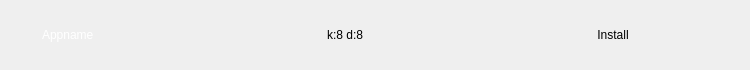
<?xml version="1.0" encoding="UTF-8"?>
<ui version="4.0">
 <class>Form</class>
 <widget class="QWidget" name="Form">
  <property name="geometry">
   <rect>
    <x>0</x>
    <y>0</y>
    <width>750</width>
    <height>70</height>
   </rect>
  </property>
  <property name="windowTitle">
   <string>Form</string>
  </property>
  <layout class="QVBoxLayout" name="verticalLayout">
   <property name="spacing">
    <number>0</number>
   </property>
   <property name="margin">
    <number>0</number>
   </property>
   <item>
    <widget class="QWidget" name="widget" native="true">
     <property name="sizePolicy">
      <sizepolicy hsizetype="Preferred" vsizetype="Fixed">
       <horstretch>0</horstretch>
       <verstretch>0</verstretch>
      </sizepolicy>
     </property>
     <property name="minimumSize">
      <size>
       <width>0</width>
       <height>70</height>
      </size>
     </property>
     <property name="styleSheet">
      <string>QWidget#widget {
   border: none;
   background-image: url(:/appitem/images/unpressed_button.png);
   background-repeat: None;
   top 2px;
}</string>
     </property>
     <layout class="QHBoxLayout" name="horizontalLayout">
      <item>
       <widget class="QLabel" name="thumbLabel">
        <property name="sizePolicy">
         <sizepolicy hsizetype="Fixed" vsizetype="Preferred">
          <horstretch>0</horstretch>
          <verstretch>0</verstretch>
         </sizepolicy>
        </property>
        <property name="minimumSize">
         <size>
          <width>26</width>
          <height>0</height>
         </size>
        </property>
        <property name="pixmap">
         <pixmap resource="kisstester.qrc">:/appitem/images/thumbsup.png</pixmap>
        </property>
       </widget>
      </item>
      <item>
       <widget class="QPushButton" name="pButton_vote">
        <property name="sizePolicy">
         <sizepolicy hsizetype="Fixed" vsizetype="Fixed">
          <horstretch>0</horstretch>
          <verstretch>0</verstretch>
         </sizepolicy>
        </property>
        <property name="minimumSize">
         <size>
          <width>280</width>
          <height>0</height>
         </size>
        </property>
        <property name="maximumSize">
         <size>
          <width>280</width>
          <height>16777215</height>
         </size>
        </property>
        <property name="styleSheet">
         <string>QPushButton#pButton_vote {
text-align: left;
color: white;
font-family: &quot;Nokia Sans Cn&quot;;
}</string>
        </property>
        <property name="text">
         <string>Appname</string>
        </property>
        <property name="flat">
         <bool>true</bool>
        </property>
       </widget>
      </item>
      <item>
       <widget class="QLabel" name="scoreAgeLabel">
        <property name="sizePolicy">
         <sizepolicy hsizetype="Fixed" vsizetype="Preferred">
          <horstretch>0</horstretch>
          <verstretch>0</verstretch>
         </sizepolicy>
        </property>
        <property name="minimumSize">
         <size>
          <width>100</width>
          <height>0</height>
         </size>
        </property>
        <property name="maximumSize">
         <size>
          <width>100</width>
          <height>16777215</height>
         </size>
        </property>
        <property name="text">
         <string>k:8 d:8</string>
        </property>
       </widget>
      </item>
      <item>
       <widget class="QLabel" name="upgradeLabel">
        <property name="sizePolicy">
         <sizepolicy hsizetype="Fixed" vsizetype="Preferred">
          <horstretch>0</horstretch>
          <verstretch>0</verstretch>
         </sizepolicy>
        </property>
        <property name="pixmap">
         <pixmap resource="kisstester.qrc">:/appitem/images/icon1_inactive.png</pixmap>
        </property>
       </widget>
      </item>
      <item>
       <widget class="QLabel" name="voteLabel">
        <property name="sizePolicy">
         <sizepolicy hsizetype="Fixed" vsizetype="Preferred">
          <horstretch>0</horstretch>
          <verstretch>0</verstretch>
         </sizepolicy>
        </property>
        <property name="pixmap">
         <pixmap resource="kisstester.qrc">:/appitem/images/icon2_inactive.png</pixmap>
        </property>
       </widget>
      </item>
      <item>
       <widget class="QLabel" name="quarantineLabel">
        <property name="sizePolicy">
         <sizepolicy hsizetype="Fixed" vsizetype="Preferred">
          <horstretch>0</horstretch>
          <verstretch>0</verstretch>
         </sizepolicy>
        </property>
        <property name="text">
         <string/>
        </property>
        <property name="pixmap">
         <pixmap resource="kisstester.qrc">:/appitem/images/icon3_inactive.png</pixmap>
        </property>
       </widget>
      </item>
      <item>
       <widget class="QLabel" name="unlockedLabel">
        <property name="sizePolicy">
         <sizepolicy hsizetype="Fixed" vsizetype="Preferred">
          <horstretch>0</horstretch>
          <verstretch>0</verstretch>
         </sizepolicy>
        </property>
        <property name="pixmap">
         <pixmap resource="kisstester.qrc">:/appitem/images/icon4_inactive.png</pixmap>
        </property>
       </widget>
      </item>
      <item>
       <widget class="QPushButton" name="pButton_details">
        <property name="minimumSize">
         <size>
          <width>120</width>
          <height>0</height>
         </size>
        </property>
        <property name="styleSheet">
         <string>QPushButton {
font-family: &quot;Nokia Sans Cn&quot;;
}</string>
        </property>
        <property name="text">
         <string>Install</string>
        </property>
        <property name="flat">
         <bool>true</bool>
        </property>
       </widget>
      </item>
     </layout>
    </widget>
   </item>
  </layout>
 </widget>
 <resources>
  <include location="kisstester.qrc"/>
 </resources>
 <connections/>
</ui>
